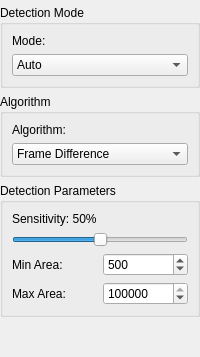
<?xml version="1.0" encoding="UTF-8"?>
<ui version="4.0">
 <class>MotionDetectionWizard</class>
 <widget class="QWidget" name="MotionDetectionWizard">
  <layout class="QVBoxLayout" name="verticalLayout_root">
   <property name="leftMargin"><number>0</number></property>
   <property name="topMargin"><number>5</number></property>
   <property name="rightMargin"><number>0</number></property>
   <property name="bottomMargin"><number>0</number></property>
   <item>
    <widget class="QGroupBox" name="groupBox_mode">
     <property name="title"><string>Detection Mode</string></property>
     <layout class="QVBoxLayout" name="verticalLayout_mode">
      <item>
       <widget class="QLabel" name="labelMode">
        <property name="text"><string>Mode:</string></property>
       </widget>
      </item>
      <item>
       <widget class="QComboBox" name="modeComboBox">
        <item>
         <property name="text"><string>Auto</string></property>
        </item>
        <item>
         <property name="text"><string>Static Camera</string></property>
        </item>
        <item>
         <property name="text"><string>Moving Camera</string></property>
        </item>
       </widget>
      </item>
     </layout>
    </widget>
   </item>
   <item>
    <widget class="QGroupBox" name="groupBox_algorithm">
     <property name="title"><string>Algorithm</string></property>
     <layout class="QVBoxLayout" name="verticalLayout_algorithm">
      <item>
       <widget class="QLabel" name="labelAlgorithm">
        <property name="text"><string>Algorithm:</string></property>
       </widget>
      </item>
      <item>
       <widget class="QComboBox" name="algorithmComboBox">
        <item>
         <property name="text"><string>Frame Difference</string></property>
        </item>
        <item>
         <property name="text"><string>MOG2 Background</string></property>
        </item>
        <item>
         <property name="text"><string>KNN Background</string></property>
        </item>
        <item>
         <property name="text"><string>Optical Flow</string></property>
        </item>
        <item>
         <property name="text"><string>Feature Matching</string></property>
        </item>
       </widget>
      </item>
     </layout>
    </widget>
   </item>
   <item>
    <widget class="QGroupBox" name="groupBox_parameters">
     <property name="title"><string>Detection Parameters</string></property>
     <layout class="QVBoxLayout" name="verticalLayout_parameters">
      <item>
       <widget class="QLabel" name="labelSensitivity">
        <property name="text"><string>Sensitivity: 50%</string></property>
       </widget>
      </item>
      <item>
       <widget class="QSlider" name="sensitivitySlider">
        <property name="orientation"><enum>Qt::Horizontal</enum></property>
        <property name="minimum"><number>0</number></property>
        <property name="maximum"><number>100</number></property>
        <property name="value"><number>50</number></property>
       </widget>
      </item>
      <item>
       <layout class="QHBoxLayout" name="horizontalLayout_minArea">
        <item>
         <widget class="QLabel" name="labelMinArea">
          <property name="text"><string>Min Area:</string></property>
         </widget>
        </item>
        <item>
         <widget class="QSpinBox" name="minAreaSpinBox">
          <property name="minimum"><number>10</number></property>
          <property name="maximum"><number>50000</number></property>
          <property name="value"><number>500</number></property>
         </widget>
        </item>
       </layout>
      </item>
      <item>
       <layout class="QHBoxLayout" name="horizontalLayout_maxArea">
        <item>
         <widget class="QLabel" name="labelMaxArea">
          <property name="text"><string>Max Area:</string></property>
         </widget>
        </item>
        <item>
         <widget class="QSpinBox" name="maxAreaSpinBox">
          <property name="minimum"><number>100</number></property>
          <property name="maximum"><number>500000</number></property>
          <property name="value"><number>100000</number></property>
         </widget>
        </item>
       </layout>
      </item>
     </layout>
    </widget>
   </item>
   <item>
    <spacer name="verticalSpacer">
     <property name="orientation"><enum>Qt::Vertical</enum></property>
     <property name="sizeType"><enum>QSizePolicy::Expanding</enum></property>
     <property name="sizeHint" stdset="0"><size><width>20</width><height>40</height></size></property>
    </spacer>
   </item>
  </layout>
 </widget>
</ui>
